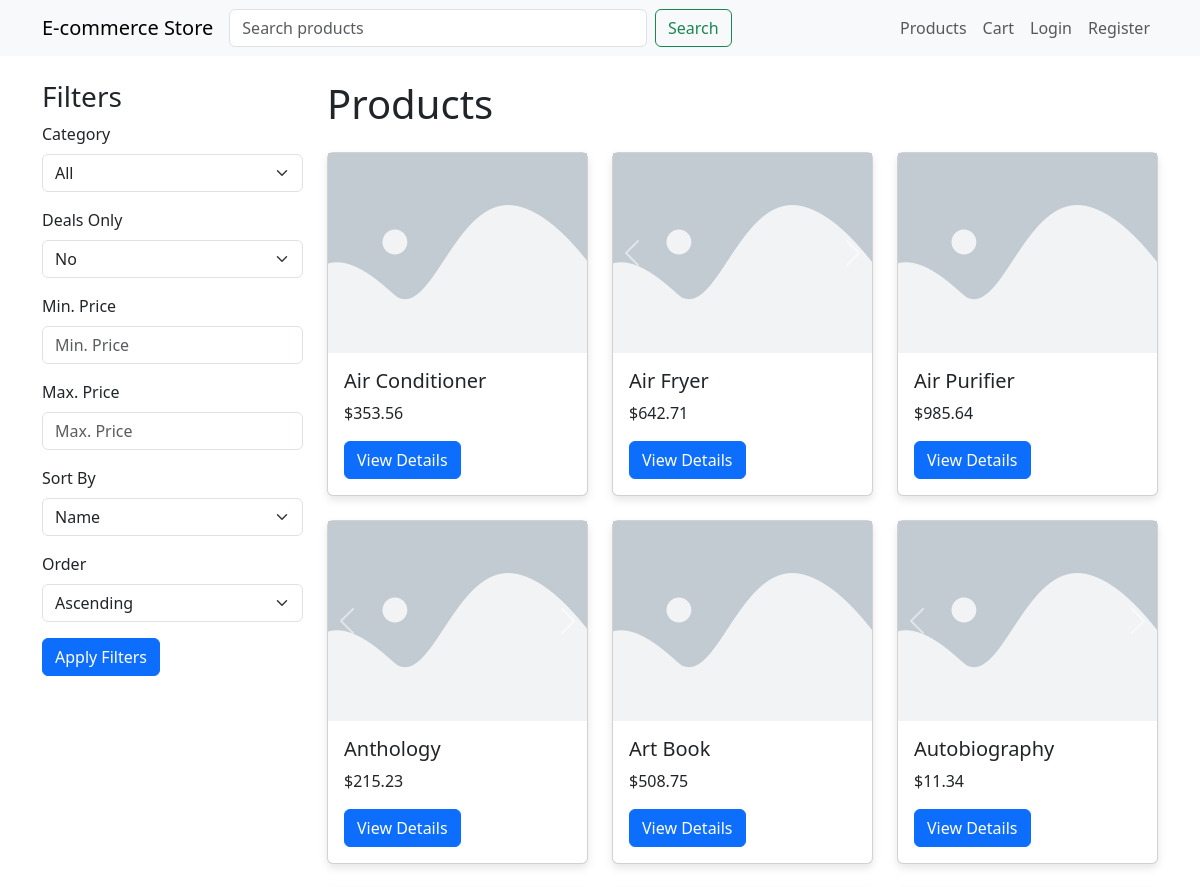
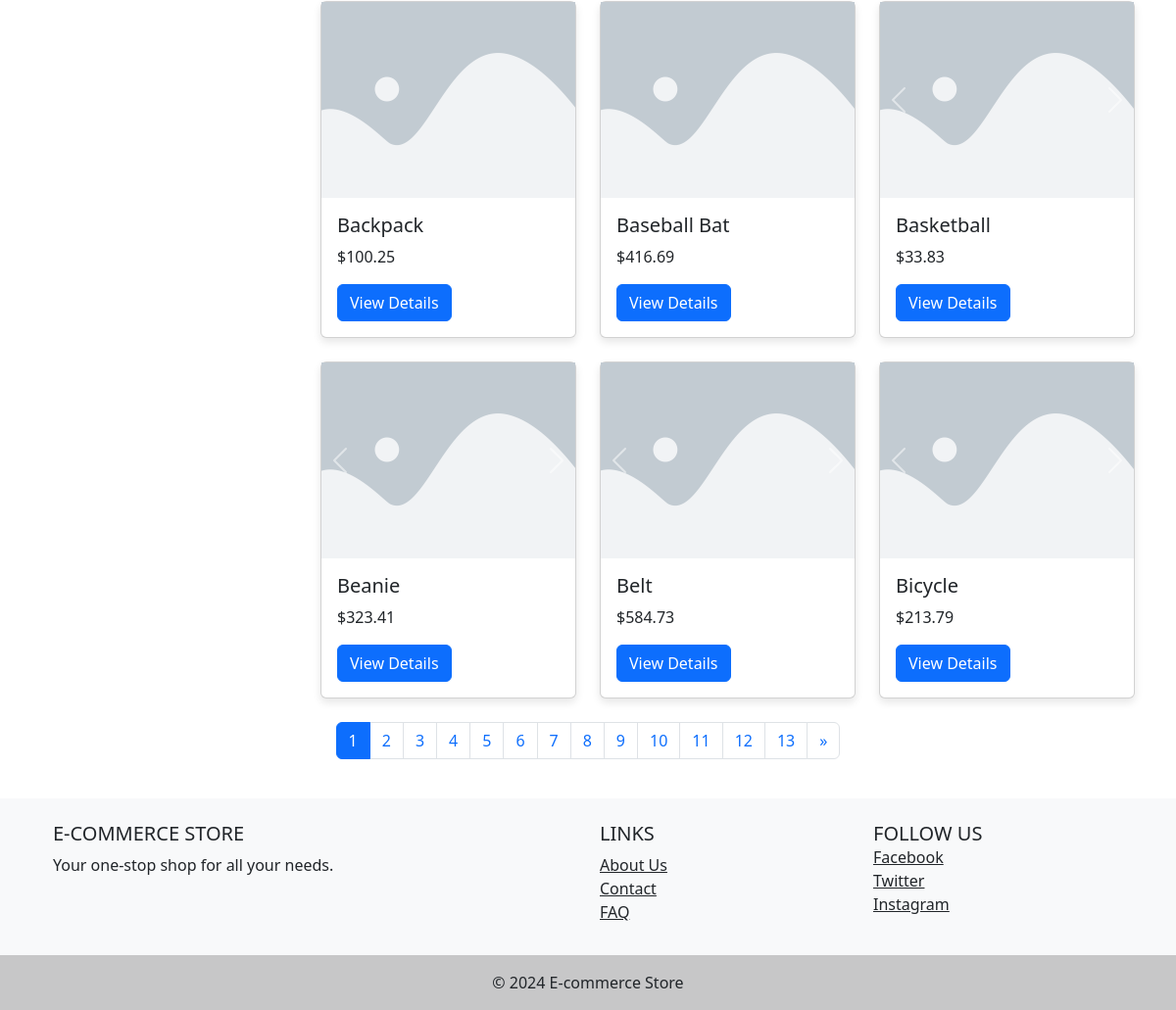
Page /products on the committed database (2 pictures, top to bottom).
### tables this page shows
CREATE TABLE products
(
    id INTEGER PRIMARY KEY AUTOINCREMENT,
    name TEXT NOT NULL,
    description TEXT,
    price DECIMAL
(10, 2) NOT NULL,
    category_id INTEGER,
    stock_quantity INTEGER DEFAULT 0,
    is_deal BOOLEAN DEFAULT 0,
    created_at DATETIME DEFAULT CURRENT_TIMESTAMP,
    FOREIGN KEY
(category_id) REFERENCES categories
(id)
);

### app/product_routes.py (the view)
def get_products(category_id=None, min_price=None, max_price=None, sort_by=None, order=None, page=None, per_page=None, limit=None, is_deal=None, random=None):
    category_id = category_id if category_id is not None else request.args.get('category_id')
    min_price = min_price if min_price is not None else request.args.get('min_price', type=float, default=0)
    max_price = max_price if max_price is not None else request.args.get('max_price', type=float, default=1e9)
    sort_by = sort_by if sort_by is not None else request.args.get('sort_by', 'name')
    order = order if order is not None else request.args.get('order', 'asc')
    page = page if page is not None else int(request.args.get('page', 1))
    per_page = per_page if per_page is not None else request.args.get('per_page', type=int, default=12)
    limit = limit if limit is not None else request.args.get('limit', type=int)
    is_deal = is_deal if is_deal is not None else request.args.get('is_deal', type=bool)
    random = random if random is not None else request.args.get('random', type=bool)
    search_query = request.args.get('search')
    query = """
        SELECT p.*, c.name as category_name
        FROM products p
        JOIN categories c ON p.category_id = c.id
        WHERE p.price BETWEEN ? AND ?
    """
    params = [min_price, max_price]
    if category_id:
        query += " AND p.category_id = ?"
        params.append(category_id)
    if is_deal:
        query += " AND p.is_deal = 1"
    if search_query:
        query += " AND (p.name LIKE ? OR p.description LIKE ?)"
        params.extend([f'%{search_query}%', f'%{search_query}%'])
    if random:
        query += " ORDER BY RANDOM()"
    else:
        query += f" ORDER BY p.{sort_by} {order}"
    if limit:
        query += " LIMIT ?"
        params.append(limit)
    else:
        query += " LIMIT ? OFFSET ?"
        params.extend([per_page, (page - 1) * per_page])
    products = db.execute(query, *params)
    for product in products:
        images = db.execute("SELECT image_url FROM product_images WHERE product_id = ?", product['id'])
        product['images'] = [url_for('static', filename=img['image_url']) for img in images] if images else [url_for('static', filename='placeholder_img1.webp')]
    if request.endpoint == 'index':
        return products
    categories = db.execute("SELECT * FROM categories")
    count_query = """
        SELECT COUNT(*) as total
        FROM products p
        WHERE p.price BETWEEN ? AND ?
    """
    count_params = [min_price, max_price]
    if category_id:
        count_query += " AND p.category_id = ?"
        count_params.append(category_id)
    if is_deal:
        count_query += " AND p.is_deal = 1"
    if search_query:
        count_query += " AND (p.name LIKE ? OR p.description LIKE ?)"
        count_params.extend([f'%{search_query}%', f'%{search_query}%'])
    total_count = db.execute(count_query, *count_params)[0]['total']
    total_pages = ceil(total_count / per_page)
    query_params = request.args.copy()
    query_params.pop('page', None)
    try:
        if request.accept_mimetypes.accept_json and not request.accept_mimetypes.accept_html:
            return jsonify({
                'products': products,
                'categories': categories,
                'page': page,
                'total_pages': total_pages,
                'total_count': total_count,
                'per_page': per_page
            }), 200
        else:
            return render_template('products.html',
                                   products=products,
                                   categories=categories,
                                   page=page,
                                   total_pages=total_pages,
                                   per_page=per_page,
                                   total_count=total_count,
                                   query_params=query_params,
                                   current_category=category_id,
                                   current_min_price=min_price,
                                   current_max_price=max_price,
                                   current_sort=sort_by,
                                   current_order=order,
                                   is_deal=is_deal,
                                   search_query=search_query)
    except Exception as e:
        error_message = str(e)
        if request.accept_mimetypes.accept_json and not request.accept_mimetypes.accept_html:
            return jsonify({"error": error_message}), 500
        else:
            return render_template('error.html', error=error_message), 500

### app/app.py (called while the page is built)
@app.after_request
def after_request(response):
    response.headers["Cache-Control"] = "no-cache, no-store, must-revalidate"
    response.headers["Expires"] = 0
    response.headers["Pragma"] = "no-cache"
    return response

### app/templates/products.html (shortened to what this page needs)
{% extends "layout.html" %}
{% block content %}
<div class="container mt-4">
    <div class="row">
        <div class="col-md-3">
            <div id="filtersCollapse" class="collapse d-md-block">
                <h3>Filters</h3>
                <form action="{{ url_for('get_products') }}" method="get">
                    <div class="mb-3">
                        <label for="category" class="form-label">Category</label>
                        <select class="form-select" id="category" name="category_id">
                            <option value="">All</option>
                        </select>
                    </div>
                    <div class="mb-3">
                        <label for="is_deal" class="form-label">Deals Only</label>
                        <select class="form-select" id="is_deal" name="is_deal">
                            <option value="" {% if not is_deal %}selected{% endif %}>No</option>
                        </select>
                    </div>
                    <div class="mb-3">
                        <label for="min_price" class="form-label">Min. Price</label>
                        <input type="number" class="form-control" id="min_price" name="min_price"
                            value="{{ request.args.get('min_price', '') }}" placeholder="Min. Price">
                    </div>
                    <div class="mb-3">
                        <label for="max_price" class="form-label">Max. Price</label>
                        <input type="number" class="form-control" id="max_price" name="max_price"
                            value="{{ request.args.get('max_price', '') }}" placeholder="Max. Price">
                    </div>
                    <div class="mb-3">
                        <label for="sort_by" class="form-label">Sort By</label>
                        <select class="form-select" id="sort_by" name="sort_by">
                            <option value="name" {% if current_sort=='name' %}selected{% endif %}>Name</option>
                        </select>
                    </div>
                    <div class="mb-3">
                        <label for="order" class="form-label">Order</label>
                        <select class="form-select" id="order" name="order">
                            <option value="asc" {% if current_order=='asc' %}selected{% endif %}>Ascending</option>
                        </select>
                    </div>
                    <button type="submit" class="btn btn-primary">Apply Filters</button>
                </form>
            </div>
        </div>
        <div class="col-md-9">
            <h1 class="mb-4">Products</h1>
            <div class="row row-cols-1 row-cols-md-3 g-4">
                {% for product in products %}
                <div class="col">
                    <div class="card h-100">
                        <div id="carousel-{{ product.id }}" class="carousel slide product-carousel">
                            <div class="carousel-inner">
                                {% for image in product.images %}
                                <div class="carousel-item {% if loop.first %}active{% endif %}">
                                    <img src="{{ image }}" class="d-block w-100 product-image" alt="{{ product.name }}"
                                        onerror="this.onerror=null; this.src='{{ url_for('static', filename='placeholder_img1.webp') }}';">
                                </div>
                                {% endfor %}
                            </div>
                            {% if product.images|length > 1 %}
                            <button class="carousel-control-prev" type="button"
                                data-bs-target="#carousel-{{ product.id }}" data-bs-slide="prev">
                                <span class="carousel-control-prev-icon" aria-hidden="true"></span>
                            </button>
                            <button class="carousel-control-next" type="button"
                                data-bs-target="#carousel-{{ product.id }}" data-bs-slide="next">
                                <span class="carousel-control-next-icon" aria-hidden="true"></span>
                            </button>
                            {% endif %}
                        </div>
                        <div class="card-body">
                            <h5 class="card-title">{{ product.name }}</h5>
                            <p class="card-text">${{ "%.2f"|format(product.price) }}</p>
                            <a href="{{ url_for('get_product', product_id=product.id) }}" class="btn btn-primary">View
                                Details</a>
                        </div>
                    </div>
                </div>
                {% endfor %}
            </div>
        </div>
        <nav aria-label="Page navigation" class="mt-4">
            <ul class="pagination justify-content-center">
                {% for p in range(1, total_pages + 1) %}
                <li class="page-item {% if p == page %}active{% endif %}">
                    <a class="page-link" href="{{ url_for('get_products', page=p, **query_params) }}">{{ p }}</a>
                </li>
                {% endfor %}
                {% if page < total_pages %} <li class="page-item">
                    <a class="page-link" href="{{ url_for('get_products', page=page+1, **query_params) }}"
                        aria-label="Next">
                        <span aria-hidden="true">&raquo;</span>
                    </a>
                    </li>
                    {% endif %}
            </ul>
        </nav>
    </div>
</div>
{% endblock %}

### app/static/styles.css (style rules this page uses)
html, body { height: 100%; margin: 0; }
body { display: flex; flex-direction: column; }
.card { box-shadow: 0 4px 8px rgba(0, 0, 0, 0.1); }
.product-carousel .carousel-inner { height: 200px; }
.product-image { width: 100%; height: 200px; object-fit: cover; }

### rows in the picture
products: name "Air Conditioner", price "353.56"
products: name "Air Fryer", price "642.71"
products: name "Air Purifier", price "985.64"
products: name "Anthology", price "215.23"
products: name "Art Book", price "508.75"
products: name "Autobiography", price "11.34"
products: name "Backpack", price "100.25"
products: name "Baseball Bat", price "416.69"
products: name "Basketball", price "33.83"
products: name "Beanie", price "323.41"
products: name "Belt", price "584.73"
products: name "Bicycle", price "213.79"

### other values in the picture
{{ p }} "1" "2" "3" "4" "5" "6" "7" "8" "9" "10" "11" "12" "13"
